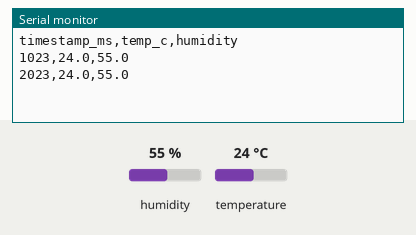
Recording of a sketch running on a simulated ESP32. Shown: the last lines printed to the serial monitor. The test bench sets the inputs (shaded band); at power-on: humidity 55 %, temperature 24 °C.

Above: at 2.8 s.
2.9 s: humidity set to 22 %
At 3.8 s:
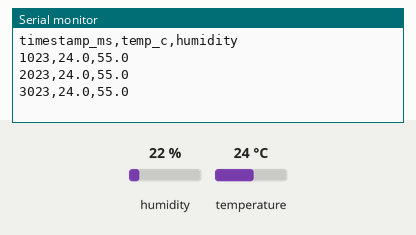
6.6 s: temperature set to 12 °C
At 7.4 s:
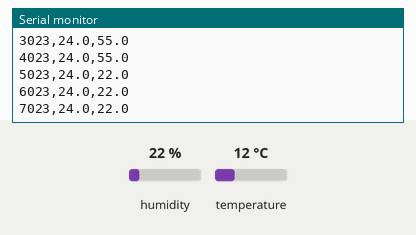
10.3 s: humidity set to 40 %
At 12.4 s:
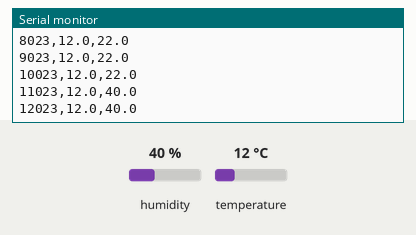
Timing chart, 0 to 13.9 s (numbered marks = the images above; inputs shaded):
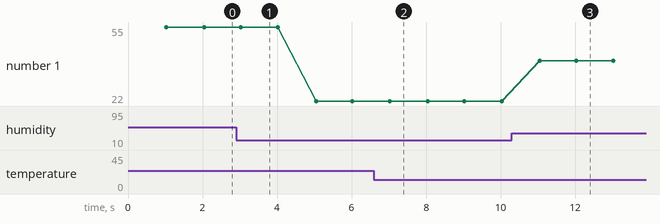

The sketch:

spirometria_esp32.ino
```cpp
#include <Arduino.h>
#include <DHT.h>

// DHT11 settings
static constexpr uint8_t kDhtPin = 4;
static constexpr uint8_t kDhtType = DHT11;

// Sampling settings
static constexpr uint32_t kSampleIntervalMs = 1000;  // 1 Hz
static constexpr uint32_t kDhtIntervalMs = 1000;

DHT dht(kDhtPin, kDhtType);

static uint32_t last_sample_ms = 0;

static float ambient_temperature_c = 25.0f;
static float ambient_humidity = 50.0f;

void setup() {
  Serial.begin(115200);
  dht.begin();

  const float initial_temp = dht.readTemperature();
  const float initial_humidity = dht.readHumidity();
  if (!isnan(initial_temp) && !isnan(initial_humidity)) {
    ambient_temperature_c = initial_temp;
    ambient_humidity = initial_humidity;
  }

  last_sample_ms = millis();

  Serial.println("timestamp_ms,temp_c,humidity");
}

void loop() {
  const uint32_t now_ms = millis();
  if (now_ms - last_sample_ms < kSampleIntervalMs) {
    return;
  }

  if (now_ms % kDhtIntervalMs < kSampleIntervalMs) {
    const float new_temp = dht.readTemperature();
    const float new_humidity = dht.readHumidity();
    if (!isnan(new_temp) && !isnan(new_humidity)) {
      ambient_temperature_c = new_temp;
      ambient_humidity = new_humidity;
    }
  }

  last_sample_ms = now_ms;

  Serial.print(now_ms);
  Serial.print(",");
  Serial.print(ambient_temperature_c, 1);
  Serial.print(",");
  Serial.println(ambient_humidity, 1);
}
```

Measured:
- after the input at 10.3 s, the serial monitor: prints a new line after 0.75 s (image 3)
- plotted number 1: 55 → 22 after the input at 2.9 s, 22 → 40 after the input at 10.3 s
